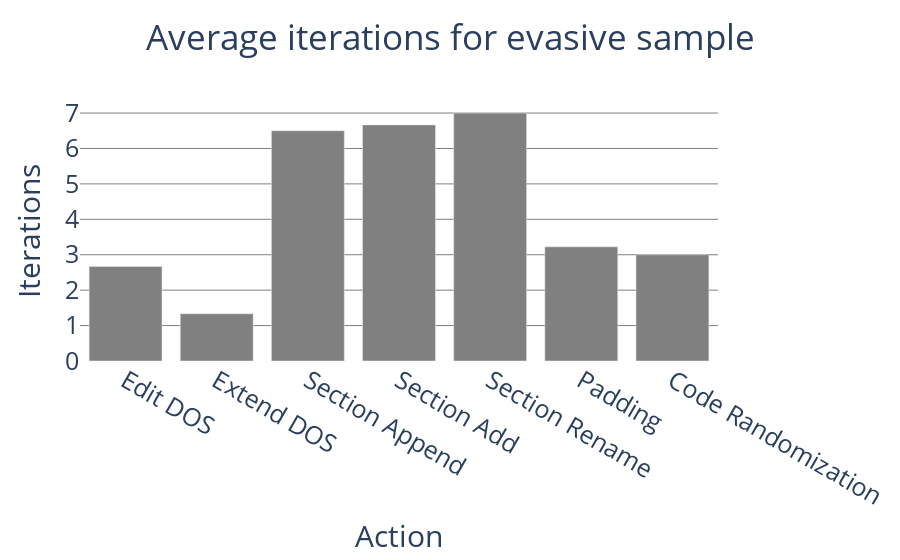

This figure's notebook cell:
### Code cell
dt = average[0:7]
b = go.Bar(x = dt["Action"], y = dt["Iterations"])

fig = go.Figure(data=b,layout=dict(title=dict(text="Average iterations for evasive sample", xanchor="center", x = 0.5)))
fig.update_layout(xaxis_title="Action",yaxis_title="Iterations",colorway=["grey"],font=dict(size=25),plot_bgcolor="white",yaxis_gridcolor="grey")

### Figure 1 — Plotly figure (JSON) as saved in the notebook; plotly's stock layout.template omitted (floating-point values rounded to 4 significant figures)
{"data": [{"type": "bar", "x": ["Edit DOS", "Extend DOS", "Section Append", "Section Add", "Section Rename", "Padding", "Code Randomization"], "y": [2.667, 1.333, 6.5, 6.666, 7, 3.222, 3]}], "layout": {"colorway": ["grey"], "font": {"size": 25}, "plot_bgcolor": "white", "title": {"text": "Average iterations for evasive sample", "x": 0.5, "xanchor": "center"}, "xaxis": {"title": {"text": "Action"}}, "yaxis": {"gridcolor": "grey", "title": {"text": "Iterations"}}}}
